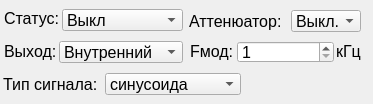
      <widget class="QWidget" name="KalibratorTab">
       <attribute name="title">
        <string>Калибратор</string>
       </attribute>
       <widget class="QLabel" name="KalibKHZLabel">
        <property name="geometry">
         <rect>
          <x>336</x>
          <y>40</y>
          <width>28</width>
          <height>22</height>
         </rect>
        </property>
        <property name="font">
         <font>
          <pointsize>12</pointsize>
         </font>
        </property>
        <property name="text">
         <string>кГц</string>
        </property>
       </widget>
       <widget class="QComboBox" name="KalibExitTypeBox">
        <property name="geometry">
         <rect>
          <x>59</x>
          <y>41</y>
          <width>124</width>
          <height>22</height>
         </rect>
        </property>
        <property name="font">
         <font>
          <pointsize>12</pointsize>
         </font>
        </property>
        <property name="cursor">
         <cursorShape>PointingHandCursor</cursorShape>
        </property>
        <item>
         <property name="text">
          <string>Внутренний</string>
         </property>
        </item>
        <item>
         <property name="text">
          <string>Внешний</string>
         </property>
        </item>
       </widget>
       <widget class="QSpinBox" name="KalibModulationFrequencyBox">
        <property name="geometry">
         <rect>
          <x>237</x>
          <y>41</y>
          <width>97</width>
          <height>22</height>
         </rect>
        </property>
        <property name="font">
         <font>
          <pointsize>12</pointsize>
         </font>
        </property>
        <property name="cursor">
         <cursorShape>PointingHandCursor</cursorShape>
        </property>
        <property name="minimum">
         <number>1</number>
        </property>
        <property name="maximum">
         <number>50</number>
        </property>
       </widget>
       <widget class="QLabel" name="KalibExitTypeLabel">
        <property name="geometry">
         <rect>
          <x>4</x>
          <y>40</y>
          <width>55</width>
          <height>22</height>
         </rect>
        </property>
        <property name="font">
         <font>
          <family>MS Shell Dlg 2</family>
          <pointsize>12</pointsize>
         </font>
        </property>
        <property name="text">
         <string>Выход:</string>
        </property>
       </widget>
       <widget class="QLabel" name="KalibAttenLabel">
        <property name="geometry">
         <rect>
          <x>189</x>
          <y>10</y>
          <width>100</width>
          <height>22</height>
         </rect>
        </property>
        <property name="font">
         <font>
          <family>MS Shell Dlg 2</family>
          <pointsize>12</pointsize>
         </font>
        </property>
        <property name="text">
         <string>Аттенюатор:</string>
        </property>
       </widget>
       <widget class="QLabel" name="KalibSignalTypeLabel">
        <property name="geometry">
         <rect>
          <x>3</x>
          <y>73</y>
          <width>97</width>
          <height>22</height>
         </rect>
        </property>
        <property name="font">
         <font>
          <family>MS Shell Dlg 2</family>
          <pointsize>12</pointsize>
         </font>
        </property>
        <property name="text">
         <string>Тип сигнала:</string>
        </property>
       </widget>
       <widget class="QComboBox" name="KalibAttenTypeBox">
        <property name="geometry">
         <rect>
          <x>291</x>
          <y>10</y>
          <width>70</width>
          <height>22</height>
         </rect>
        </property>
        <property name="font">
         <font>
          <pointsize>12</pointsize>
         </font>
        </property>
        <property name="cursor">
         <cursorShape>PointingHandCursor</cursorShape>
        </property>
        <property name="maxVisibleItems">
         <number>8</number>
        </property>
        <item>
         <property name="text">
          <string>Выкл.</string>
         </property>
        </item>
        <item>
         <property name="text">
          <string>2 дБ</string>
         </property>
        </item>
        <item>
         <property name="text">
          <string>4 дБ</string>
         </property>
        </item>
        <item>
         <property name="text">
          <string>6 дБ</string>
         </property>
        </item>
        <item>
         <property name="text">
          <string>8 дБ</string>
         </property>
        </item>
        <item>
         <property name="text">
          <string>10 дБ</string>
         </property>
        </item>
        <item>
         <property name="text">
          <string>12 дБ</string>
         </property>
        </item>
        <item>
         <property name="text">
          <string>14 дБ</string>
         </property>
        </item>
        <item>
         <property name="text">
          <string>16 дБ</string>
         </property>
        </item>
        <item>
         <property name="text">
          <string>18 дБ</string>
         </property>
        </item>
        <item>
         <property name="text">
          <string>20 дБ</string>
         </property>
        </item>
        <item>
         <property name="text">
          <string>22 дБ</string>
         </property>
        </item>
        <item>
         <property name="text">
          <string>24 дБ</string>
         </property>
        </item>
        <item>
         <property name="text">
          <string>26 дБ</string>
         </property>
        </item>
        <item>
         <property name="text">
          <string>28 дБ</string>
         </property>
        </item>
        <item>
         <property name="text">
          <string>30 дБ</string>
         </property>
        </item>
        <item>
         <property name="text">
          <string>32 дБ</string>
         </property>
        </item>
        <item>
         <property name="text">
          <string>34 дБ</string>
         </property>
        </item>
        <item>
         <property name="text">
          <string>36 дБ</string>
         </property>
        </item>
        <item>
         <property name="text">
          <string>38 дБ</string>
         </property>
        </item>
        <item>
         <property name="text">
          <string>40 дБ</string>
         </property>
        </item>
        <item>
         <property name="text">
          <string>42 дБ</string>
         </property>
        </item>
        <item>
         <property name="text">
          <string>44 дБ</string>
         </property>
        </item>
        <item>
         <property name="text">
          <string>46 дБ</string>
         </property>
        </item>
        <item>
         <property name="text">
          <string>48 дБ</string>
         </property>
        </item>
        <item>
         <property name="text">
          <string>50 дБ</string>
         </property>
        </item>
        <item>
         <property name="text">
          <string>52 дБ</string>
         </property>
        </item>
        <item>
         <property name="text">
          <string>54 дБ</string>
         </property>
        </item>
        <item>
         <property name="text">
          <string>56 дБ</string>
         </property>
        </item>
        <item>
         <property name="text">
          <string>58 дБ</string>
         </property>
        </item>
        <item>
         <property name="text">
          <string>60 дБ</string>
         </property>
        </item>
       </widget>
       <widget class="QLabel" name="KalibModulationFrequencyLabel">
        <property name="geometry">
         <rect>
          <x>190</x>
          <y>40</y>
          <width>43</width>
          <height>22</height>
         </rect>
        </property>
        <property name="font">
         <font>
          <family>MS Shell Dlg 2</family>
          <pointsize>12</pointsize>
         </font>
        </property>
        <property name="text">
         <string>Fмод:</string>
        </property>
       </widget>
       <widget class="QLabel" name="KalibStatusLabel">
        <property name="geometry">
         <rect>
          <x>4</x>
          <y>7</y>
          <width>58</width>
          <height>22</height>
         </rect>
        </property>
        <property name="font">
         <font>
          <family>MS Shell Dlg 2</family>
          <pointsize>12</pointsize>
         </font>
        </property>
        <property name="text">
         <string>Статус:</string>
        </property>
       </widget>
       <widget class="QComboBox" name="KalibStatusBox">
        <property name="geometry">
         <rect>
          <x>62</x>
          <y>9</y>
          <width>121</width>
          <height>22</height>
         </rect>
        </property>
        <property name="font">
         <font>
          <pointsize>12</pointsize>
         </font>
        </property>
        <property name="cursor">
         <cursorShape>PointingHandCursor</cursorShape>
        </property>
        <item>
         <property name="text">
          <string>Выкл</string>
         </property>
        </item>
        <item>
         <property name="text">
          <string>Вкл</string>
         </property>
        </item>
       </widget>
       <widget class="QComboBox" name="KalibSignalTypeBox">
        <property name="geometry">
         <rect>
          <x>105</x>
          <y>73</y>
          <width>136</width>
          <height>22</height>
         </rect>
        </property>
        <property name="font">
         <font>
          <pointsize>12</pointsize>
         </font>
        </property>
        <property name="cursor">
         <cursorShape>PointingHandCursor</cursorShape>
        </property>
        <item>
         <property name="text">
          <string>синусоида</string>
         </property>
        </item>
        <item>
         <property name="text">
          <string>радиоимпульс</string>
         </property>
        </item>
       </widget>
      </widget>
